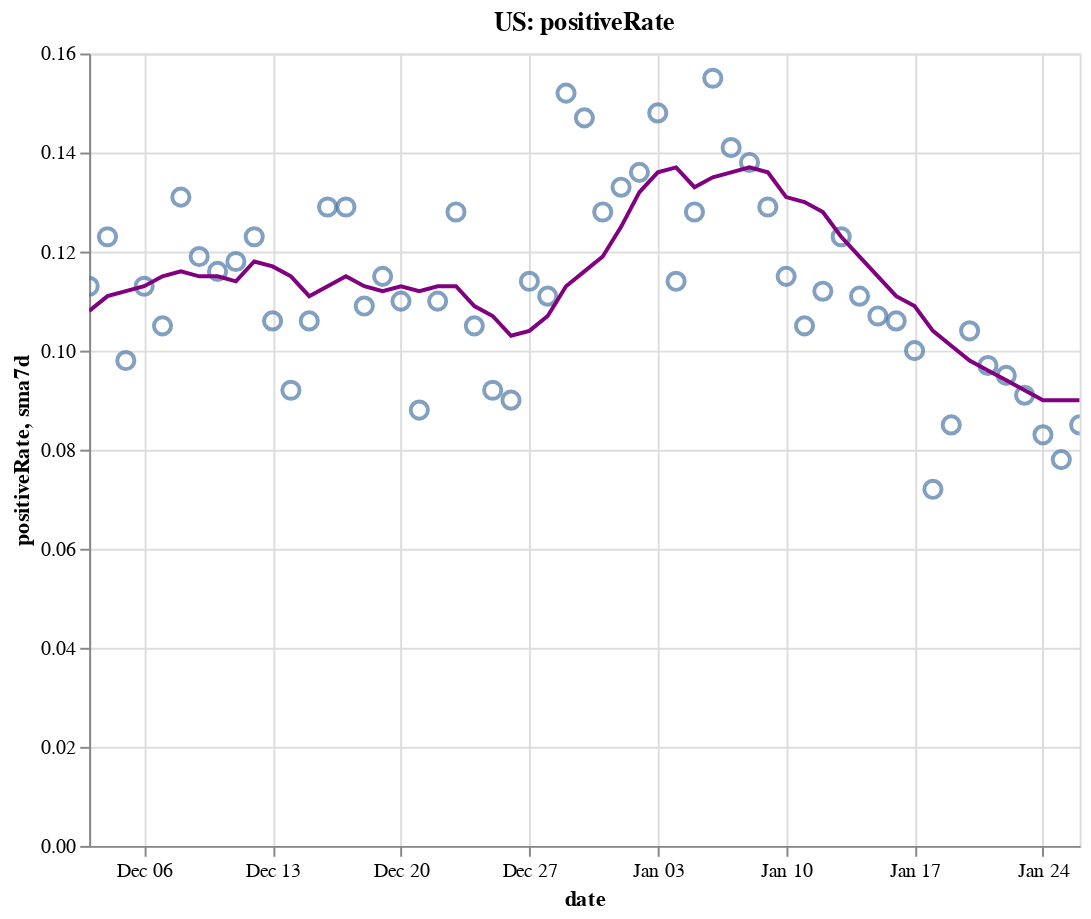

Here is the notebook cell this chart was saved with:
### Code cell
create_plot(us, 'positiveRate')

### Figure 1 — Vega-Lite specification as saved in the notebook (floating-point values rounded to 4 significant figures)
{"config": {"view": {"continuousWidth": 400, "continuousHeight": 300}}, "layer": [{"layer": [{"mark": {"type": "point", "size": 75}, "encoding": {"tooltip": [{"type": "temporal", "field": "date"}, {"type": "quantitative", "field": "positiveRate"}, {"type": "quantitative", "field": "sma7d"}], "x": {"type": "temporal", "field": "date"}, "y": {"type": "quantitative", "field": "positiveRate"}}, "selection": {"selector004": {"type": "interval", "bind": "scales", "encodings": ["x", "y"]}}}, {"mark": {"type": "line", "color": "purple"}, "encoding": {"x": {"type": "temporal", "field": "date"}, "y": {"type": "quantitative", "field": "sma7d"}}}]}, {"mark": {"type": "rule", "color": "#aaa"}, "encoding": {"x": {"type": "temporal", "field": "date"}}, "transform": [{"filter": {"selection": "selector003"}}]}, {"mark": "circle", "encoding": {"opacity": {"condition": {"value": 1, "selection": "selector003"}, "value": 0}, "tooltip": [{"type": "temporal", "field": "date"}, {"type": "quantitative", "field": "positiveRate"}, {"type": "quantitative", "field": "sma7d"}], "x": {"type": "temporal", "field": "date"}, "y": {"type": "quantitative", "field": "positiveRate"}}, "selection": {"selector003": {"type": "single", "encodings": ["x"], "on": "mouseover", "nearest": true, "empty": "none"}}}, {"mark": {"type": "text", "align": "left", "dx": 5, "dy": -5, "stroke": "white", "strokeWidth": 2}, "encoding": {"text": {"type": "quantitative", "field": "positiveRate"}, "tooltip": [{"type": "temporal", "field": "date"}, {"type": "quantitative", "field": "positiveRate"}, {"type": "quantitative", "field": "sma7d"}], "x": {"type": "temporal", "field": "date"}, "y": {"type": "quantitative", "field": "positiveRate"}}, "transform": [{"filter": {"selection": "selector003"}}]}, {"mark": {"type": "text", "align": "left", "dx": 5, "dy": -5}, "encoding": {"text": {"type": "quantitative", "field": "positiveRate"}, "tooltip": [{"type": "temporal", "field": "date"}, {"type": "quantitative", "field": "positiveRate"}, {"type": "quantitative", "field": "sma7d"}], "x": {"type": "temporal", "field": "date"}, "y": {"type": "quantitative", "field": "positiveRate"}}, "transform": [{"filter": {"selection": "selector003"}}]}], "data": {"name": "data-4529489a18507a077aa84aa7cd048988"}, "height": 400, "title": "US: positiveRate", "width": 500, "$schema": "https://vega.github.io/schema/vega-lite/v4.8.1.json", "datasets": {"data-4529489a18507a077aa84aa7cd048988": [{"date": "2020-12-03T00:00:00", "totalTestResultsIncrease": 1893000.0, "positiveIncrease": 214800.0, "death": 267800.0, "deathIncrease": 2822.0, "positiveRate": 0.113, "state": "US", "sma7d": 0.108}, {"date": "2020-12-04T00:00:00", "totalTestResultsIncrease": 1862000.0, "positiveIncrease": 228900.0, "death": 270400.0, "deathIncrease": 2563.0, "positiveRate": 0.123, "state": "US", "sma7d": 0.111}, {"date": "2020-12-05T00:00:00", "totalTestResultsIncrease": 2222000.0, "positiveIncrease": 217800.0, "death": 272900.0, "deathIncrease": 2486.0, "positiveRate": 0.098, "state": "US", "sma7d": 0.112}, {"date": "2020-12-06T00:00:00", "totalTestResultsIncrease": 1620000.0, "positiveIncrease": 182400.0, "death": 274000.0, "deathIncrease": 1163.0, "positiveRate": 0.113, "state": "US", "sma7d": 0.113}, {"date": "2020-12-07T00:00:00", "totalTestResultsIncrease": 1726000.0, "positiveIncrease": 181500.0, "death": 275300.0, "deathIncrease": 1291.0, "positiveRate": 0.105, "state": "US", "sma7d": 0.115}, {"date": "2020-12-08T00:00:00", "totalTestResultsIncrease": 1652000.0, "positiveIncrease": 216000.0, "death": 278000.0, "deathIncrease": 2680.0, "positiveRate": 0.131, "state": "US", "sma7d": 0.116}, {"date": "2020-12-09T00:00:00", "totalTestResultsIncrease": 1804000.0, "positiveIncrease": 215000.0, "death": 281200.0, "deathIncrease": 3169.0, "positiveRate": 0.119, "state": "US", "sma7d": 0.115}, {"date": "2020-12-10T00:00:00", "totalTestResultsIncrease": 1887000.0, "positiveIncrease": 219300.0, "death": 284300.0, "deathIncrease": 3132.0, "positiveRate": 0.116, "state": "US", "sma7d": 0.115}, {"date": "2020-12-11T00:00:00", "totalTestResultsIncrease": 1987000.0, "positiveIncrease": 235500.0, "death": 287000.0, "deathIncrease": 2747.0, "positiveRate": 0.118, "state": "US", "sma7d": 0.114}, {"date": "2020-12-12T00:00:00", "totalTestResultsIncrease": 1835000.0, "positiveIncrease": 225300.0, "death": 289500.0, "deathIncrease": 2497.0, "positiveRate": 0.123, "state": "US", "sma7d": 0.118}, {"date": "2020-12-13T00:00:00", "totalTestResultsIncrease": 1770000.0, "positiveIncrease": 186800.0, "death": 291000.0, "deathIncrease": 1501.0, "positiveRate": 0.106, "state": "US", "sma7d": 0.117}, {"date": "2020-12-14T00:00:00", "totalTestResultsIncrease": 2096000.0, "positiveIncrease": 192900.0, "death": 292400.0, "deathIncrease": 1357.0, "positiveRate": 0.092, "state": "US", "sma7d": 0.115}, {"date": "2020-12-15T00:00:00", "totalTestResultsIncrease": 1797000.0, "positiveIncrease": 190600.0, "death": 295300.0, "deathIncrease": 2924.0, "positiveRate": 0.106, "state": "US", "sma7d": 0.111}, {"date": "2020-12-16T00:00:00", "totalTestResultsIncrease": 1802000.0, "positiveIncrease": 231800.0, "death": 298800.0, "deathIncrease": 3453.0, "positiveRate": 0.129, "state": "US", "sma7d": 0.113}, {"date": "2020-12-17T00:00:00", "totalTestResultsIncrease": 1865000.0, "positiveIncrease": 241000.0, "death": 302200.0, "deathIncrease": 3465.0, "positiveRate": 0.129, "state": "US", "sma7d": 0.115}, {"date": "2020-12-18T00:00:00", "totalTestResultsIncrease": 2198000.0, "positiveIncrease": 239700.0, "death": 305100.0, "deathIncrease": 2866.0, "positiveRate": 0.109, "state": "US", "sma7d": 0.113}, {"date": "2020-12-19T00:00:00", "totalTestResultsIncrease": 1762000.0, "positiveIncrease": 203300.0, "death": 307800.0, "deathIncrease": 2708.0, "positiveRate": 0.115, "state": "US", "sma7d": 0.112}, {"date": "2020-12-20T00:00:00", "totalTestResultsIncrease": 1792000.0, "positiveIncrease": 197000.0, "death": 309500.0, "deathIncrease": 1668.0, "positiveRate": 0.11, "state": "US", "sma7d": 0.113}, {"date": "2020-12-21T00:00:00", "totalTestResultsIncrease": 2025000.0, "positiveIncrease": 179000.0, "death": 311000.0, "deathIncrease": 1480.0, "positiveRate": 0.088, "state": "US", "sma7d": 0.112}, {"date": "2020-12-22T00:00:00", "totalTestResultsIncrease": 1727000.0, "positiveIncrease": 190100.0, "death": 314100.0, "deathIncrease": 3137.0, "positiveRate": 0.11, "state": "US", "sma7d": 0.113}, {"date": "2020-12-23T00:00:00", "totalTestResultsIncrease": 1740000.0, "positiveIncrease": 221900.0, "death": 317500.0, "deathIncrease": 3393.0, "positiveRate": 0.128, "state": "US", "sma7d": 0.113}, {"date": "2020-12-24T00:00:00", "totalTestResultsIncrease": 1937000.0, "positiveIncrease": 204300.0, "death": 320400.0, "deathIncrease": 2958.0, "positiveRate": 0.105, "state": "US", "sma7d": 0.109}, {"date": "2020-12-25T00:00:00", "totalTestResultsIncrease": 1373000.0, "positiveIncrease": 125900.0, "death": 322000.0, "deathIncrease": 1553.0, "positiveRate": 0.092, "state": "US", "sma7d": 0.107}, {"date": "2020-12-26T00:00:00", "totalTestResultsIncrease": 2122000.0, "positiveIncrease": 190100.0, "death": 323400.0, "deathIncrease": 1426.0, "positiveRate": 0.09, "state": "US", "sma7d": 0.103}, {"date": "2020-12-27T00:00:00", "totalTestResultsIncrease": 1340000.0, "positiveIncrease": 153000.0, "death": 324800.0, "deathIncrease": 1397.0, "positiveRate": 0.114, "state": "US", "sma7d": 0.104}, {"date": "2020-12-28T00:00:00", "totalTestResultsIncrease": 1477000.0, "positiveIncrease": 163300.0, "death": 326300.0, "deathIncrease": 1490.0, "positiveRate": 0.111, "state": "US", "sma7d": 0.107}, {"date": "2020-12-29T00:00:00", "totalTestResultsIncrease": 1292000.0, "positiveIncrease": 196100.0, "death": 329600.0, "deathIncrease": 3289.0, "positiveRate": 0.152, "state": "US", "sma7d": 0.113}, {"date": "2020-12-30T00:00:00", "totalTestResultsIncrease": 1534000.0, "positiveIncrease": 225900.0, "death": 333500.0, "deathIncrease": 3900.0, "positiveRate": 0.147, "state": "US", "sma7d": 0.116}, {"date": "2020-12-31T00:00:00", "totalTestResultsIncrease": 1748000.0, "positiveIncrease": 223000.0, "death": 336800.0, "deathIncrease": 3297.0, "positiveRate": 0.128, "state": "US", "sma7d": 0.119}, {"date": "2021-01-01T00:00:00", "totalTestResultsIncrease": 1360000.0, "positiveIncrease": 180500.0, "death": 339400.0, "deathIncrease": 2592.0, "positiveRate": 0.133, "state": "US", "sma7d": 0.125}, {"date": "2021-01-02T00:00:00", "totalTestResultsIncrease": 2060000.0, "positiveIncrease": 279400.0, "death": 341800.0, "deathIncrease": 2406.0, "positiveRate": 0.136, "state": "US", "sma7d": 0.132}, {"date": "2021-01-03T00:00:00", "totalTestResultsIncrease": 1401000.0, "positiveIncrease": 207800.0, "death": 343300.0, "deathIncrease": 1455.0, "positiveRate": 0.148, "state": "US", "sma7d": 0.136}, {"date": "2021-01-04T00:00:00", "totalTestResultsIncrease": 1569000.0, "positiveIncrease": 178400.0, "death": 344800.0, "deathIncrease": 1547.0, "positiveRate": 0.114, "state": "US", "sma7d": 0.137}, {"date": "2021-01-05T00:00:00", "totalTestResultsIncrease": 1679000.0, "positiveIncrease": 215100.0, "death": 348300.0, "deathIncrease": 3484.0, "positiveRate": 0.128, "state": "US", "sma7d": 0.133}, {"date": "2021-01-06T00:00:00", "totalTestResultsIncrease": 1601000.0, "positiveIncrease": 248100.0, "death": 352200.0, "deathIncrease": 3902.0, "positiveRate": 0.155, "state": "US", "sma7d": 0.135}, {"date": "2021-01-07T00:00:00", "totalTestResultsIncrease": 1915000.0, "positiveIncrease": 269300.0, "death": 356300.0, "deathIncrease": 4079.0, "positiveRate": 0.141, "state": "US", "sma7d": 0.136}, {"date": "2021-01-08T00:00:00", "totalTestResultsIncrease": 2117000.0, "positiveIncrease": 292200.0, "death": 360000.0, "deathIncrease": 3780.0, "positiveRate": 0.138, "state": "US", "sma7d": 0.137}, {"date": "2021-01-09T00:00:00", "totalTestResultsIncrease": 2064000.0, "positiveIncrease": 266400.0, "death": 363600.0, "deathIncrease": 3537.0, "positiveRate": 0.129, "state": "US", "sma7d": 0.136}, {"date": "2021-01-10T00:00:00", "totalTestResultsIncrease": 1988000.0, "positiveIncrease": 227700.0, "death": 365700.0, "deathIncrease": 2068.0, "positiveRate": 0.115, "state": "US", "sma7d": 0.131}, {"date": "2021-01-11T00:00:00", "totalTestResultsIncrease": 1844000.0, "positiveIncrease": 194100.0, "death": 367400.0, "deathIncrease": 1733.0, "positiveRate": 0.105, "state": "US", "sma7d": 0.13}, {"date": "2021-01-12T00:00:00", "totalTestResultsIncrease": 1924000.0, "positiveIncrease": 214800.0, "death": 371400.0, "deathIncrease": 4064.0, "positiveRate": 0.112, "state": "US", "sma7d": 0.128}, {"date": "2021-01-13T00:00:00", "totalTestResultsIncrease": 1804000.0, "positiveIncrease": 221600.0, "death": 375500.0, "deathIncrease": 4087.0, "positiveRate": 0.123, "state": "US", "sma7d": 0.123}, {"date": "2021-01-14T00:00:00", "totalTestResultsIncrease": 2010000.0, "positiveIncrease": 222900.0, "death": 379500.0, "deathIncrease": 3915.0, "positiveRate": 0.111, "state": "US", "sma7d": 0.119}, {"date": "2021-01-15T00:00:00", "totalTestResultsIncrease": 2280000.0, "positiveIncrease": 244000.0, "death": 383100.0, "deathIncrease": 3679.0, "positiveRate": 0.107, "state": "US", "sma7d": 0.115}, {"date": "2021-01-16T00:00:00", "totalTestResultsIncrease": 2036000.0, "positiveIncrease": 216500.0, "death": 386800.0, "deathIncrease": 3709.0, "positiveRate": 0.106, "state": "US", "sma7d": 0.111}, {"date": "2021-01-17T00:00:00", "totalTestResultsIncrease": 1854000.0, "positiveIncrease": 186300.0, "death": 388900.0, "deathIncrease": 2053.0, "positiveRate": 0.1, "state": "US", "sma7d": 0.109}, {"date": "2021-01-18T00:00:00", "totalTestResultsIncrease": 2089000.0, "positiveIncrease": 150200.0, "death": 390300.0, "deathIncrease": 1395.0, "positiveRate": 0.072, "state": "US", "sma7d": 0.104}, {"date": "2021-01-19T00:00:00", "totalTestResultsIncrease": 1698000.0, "positiveIncrease": 144000.0, "death": 392400.0, "deathIncrease": 2141.0, "positiveRate": 0.085, "state": "US", "sma7d": 0.101}, {"date": "2021-01-20T00:00:00", "totalTestResultsIncrease": 1789000.0, "positiveIncrease": 186700.0, "death": 396800.0, "deathIncrease": 4409.0, "positiveRate": 0.104, "state": "US", "sma7d": 0.098}, {"date": "2021-01-21T00:00:00", "totalTestResultsIncrease": 1899000.0, "positiveIncrease": 184000.0, "death": 400700.0, "deathIncrease": 3878.0, "positiveRate": 0.097, "state": "US", "sma7d": 0.096}, {"date": "2021-01-22T00:00:00", "totalTestResultsIncrease": 1989000.0, "positiveIncrease": 189000.0, "death": 404700.0, "deathIncrease": 3980.0, "positiveRate": 0.095, "state": "US", "sma7d": 0.094}, {"date": "2021-01-23T00:00:00", "totalTestResultsIncrease": 1925000.0, "positiveIncrease": 174700.0, "death": 408300.0, "deathIncrease": 3591.0, "positiveRate": 0.091, "state": "US", "sma7d": 0.092}, {"date": "2021-01-24T00:00:00", "totalTestResultsIncrease": 1729000.0, "positiveIncrease": 143700.0, "death": 410200.0, "deathIncrease": 1944.0, "positiveRate": 0.083, "state": "US", "sma7d": 0.09}, {"date": "2021-01-25T00:00:00", "totalTestResultsIncrease": 1696000.0, "positiveIncrease": 133100.0, "death": 411800.0, "deathIncrease": 1593.0, "positiveRate": 0.078, "state": "US", "sma7d": 0.09}, {"date": "2021-01-26T00:00:00", "totalTestResultsIncrease": 1691000.0, "positiveIncrease": 143700.0, "death": 415300.0, "deathIncrease": 3733.0, "positiveRate": 0.085, "state": "US", "sma7d": 0.09}]}}
